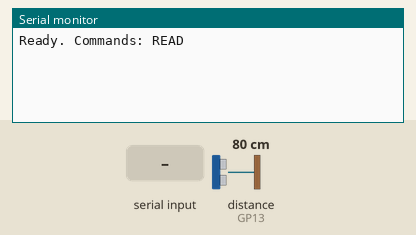
Recording of a sketch running on a simulated Raspberry Pi Pico. Shown: the last lines printed to the serial monitor. Inputs (shaded band) come from the test bench; at power-on: distance to the obstacle (sensor on GP13) 80 cm. The echo pulse lasts 58.3 µs per cm.

Above: at 1.2 s.
1.3 s: "READ\n" received over Serial
At 2.3 s:
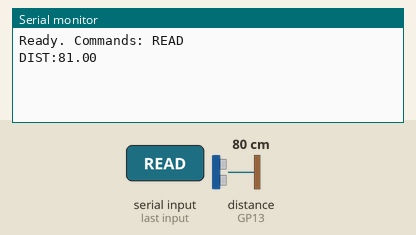
2.8 s: "1\n" received over Serial
At 3.2 s:
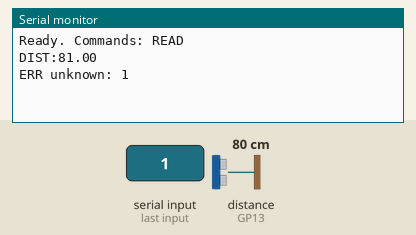

Measured:
- after the input at 1.3 s, the serial monitor: prints a new line at once (image 1)
- after the input at 2.8 s, the serial monitor: prints a new line at once (image 2)

The sketch:

serial_report_89.ino
```cpp
// snippet: serial_report_89
// tags: serial, report, uart, newping
// boards: avr, esp32, megaavr, nano33iot, rp2040
// not-tags: romi32u4
// library: NewPing
// description: On serial command READ, trigger HC-SR04 on pins 12/13, measure distance, reply DIST:<cm>
// prompts: serial, command, trigger, hc-sr04, 12/13, measure
// verified: compile-only
// source: kd-generated (id 89)
// exact-include: NewPing.h

#include <NewPing.h>

const int TRIGGER = 12;
const int ECHO    = 13;
const int MAX_CM  = 400;
NewPing sonar(TRIGGER, ECHO, MAX_CM);
float distCm = 0.0;
String inputBuf = "";
bool lineReady = false;

void setup() {
  Serial.begin(9600);
  Serial.println("Ready. Commands: READ");
}

void processCommand(const String& cmd) {
  if (cmd == "READ") {
    distCm = sonar.ping_cm();  // NewPing: distance in cm (blocking ~10us-4ms)
    // Braces required: without them, Serial.println(distCm) executes
    // unconditionally on every call, printing a stray value after "out of range".
    if (distCm == 0) {
      Serial.println("out of range");
    } else {
      Serial.print("DIST:");
      Serial.println(distCm);
    }
  } else {
    Serial.print("ERR unknown: "); Serial.println(cmd);
  }
}

void loop() {
  while (Serial.available()) {
    char c = Serial.read();
    if (c == '\n') { lineReady = true; break; }
    if (c != '\r') inputBuf += c;
  }

  if (lineReady) {
    inputBuf.trim();
    if (inputBuf.length() > 0) processCommand(inputBuf);
    inputBuf = "";
    lineReady = false;
  }
}
```
